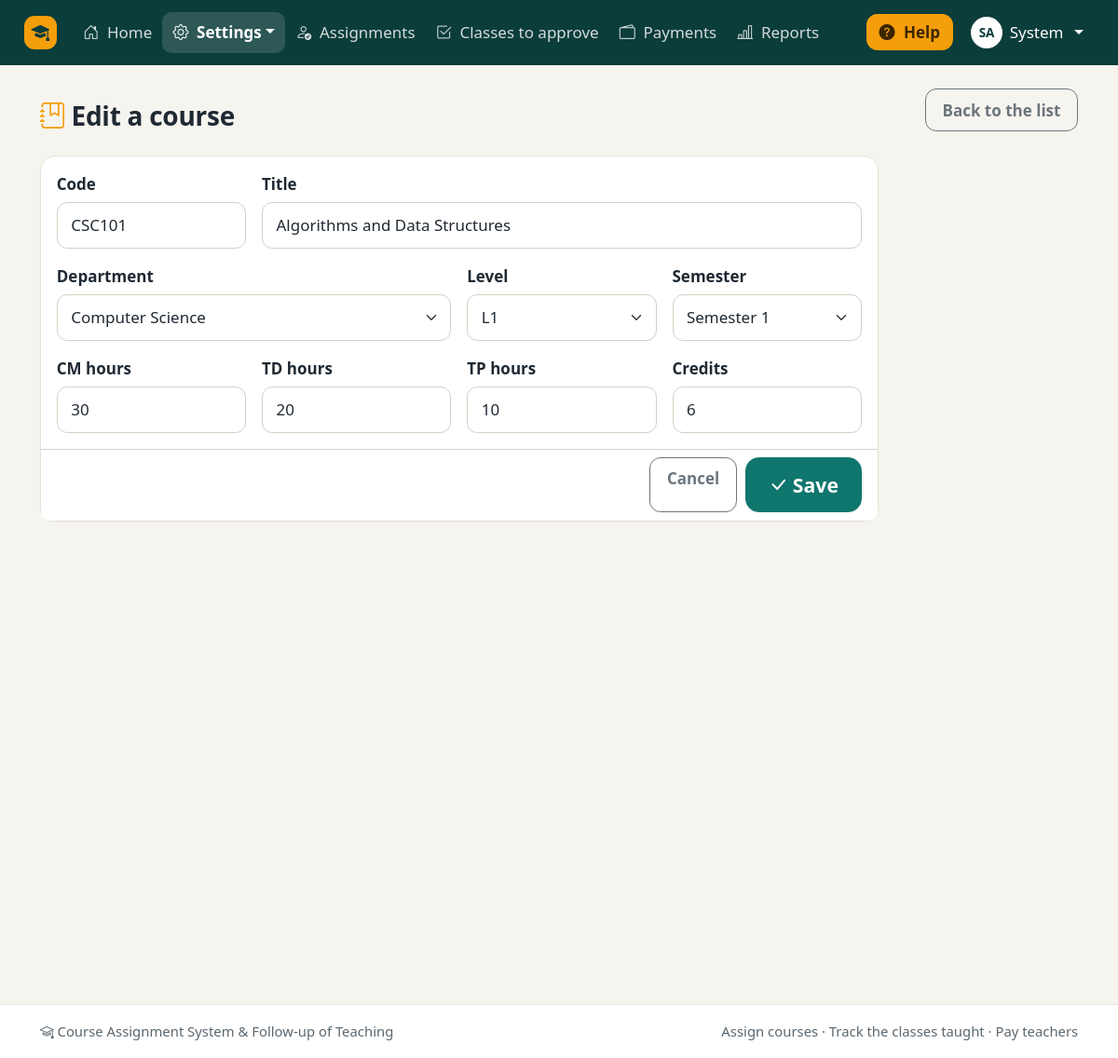
The app's page /admin/course_form.php?id=1 (signed in) with its own data.
### tables this page shows
CREATE TABLE users (
    id             INT AUTO_INCREMENT PRIMARY KEY,
    last_name      VARCHAR(80)  NOT NULL,
    first_name     VARCHAR(80)  NOT NULL,
    email          VARCHAR(150) NOT NULL UNIQUE,
    password_hash  VARCHAR(255) NOT NULL,
    role           ENUM('admin','head','teacher','accountant') NOT NULL DEFAULT 'teacher',
    department_id  INT NULL,
    academic_rank  VARCHAR(50) NULL,
    max_load       INT NOT NULL DEFAULT 0,
    phone          VARCHAR(30) NULL,
    is_active      TINYINT(1) NOT NULL DEFAULT 1,
    created_at     DATETIME NOT NULL DEFAULT CURRENT_TIMESTAMP,
    CONSTRAINT fk_user_department FOREIGN KEY (department_id) REFERENCES departments(id) ON DELETE SET NULL
);

CREATE TABLE courses (
    id             INT AUTO_INCREMENT PRIMARY KEY,
    code           VARCHAR(20)  NOT NULL UNIQUE,
    title          VARCHAR(150) NOT NULL,
    department_id  INT NOT NULL,
    level          VARCHAR(5)   NOT NULL,
    semester       TINYINT      NOT NULL,
    cm_hours       INT NOT NULL DEFAULT 0,
    td_hours       INT NOT NULL DEFAULT 0,
    tp_hours       INT NOT NULL DEFAULT 0,
    credits        INT NOT NULL DEFAULT 0,
    is_active      TINYINT(1) NOT NULL DEFAULT 1,
    CONSTRAINT fk_course_department FOREIGN KEY (department_id) REFERENCES departments(id)
);

### includes/auth.php (called while the page is built, shortened)
<?php
require_once __DIR__ . '/functions.php';
function require_login(): array
{
    $user = current_user();
    return $user;
}
function require_role(array $roles): array
{
    $user = require_login();
    return $user;
}

### admin/course_form.php (the view, shortened to what this page needs)
<?php
require_once __DIR__ . '/../includes/auth.php';
$user = require_role(['admin']);
$id = (int) get('id');
$existing = $id ? db_one('SELECT * FROM courses WHERE id = ?', 'i', [$id]) : null;
$data = $existing ?? [
    'code' => '', 'title' => '', 'department_id' => '', 'level' => 'L1', 'semester' => 1,
    'cm_hours' => 0, 'td_hours' => 0, 'tp_hours' => 0, 'credits' => 0,
];
$departments = db_all('SELECT * FROM departments ORDER BY name');
$page_title = $existing ? 'Edit a course' : 'New course';
$nav_active = 'admin/courses.php';
require __DIR__ . '/../includes/header.php';
?>
<div class="page-header">
    <h1><?= icon('journal-bookmark', 'greeting-icon') ?><?= e($page_title) ?></h1>
    <a href="<?= e(url('admin/courses.php')) ?>" class="btn btn-outline-secondary">Back to the list</a>
</div>
<form method="post" class="card needs-validation" novalidate style="max-width: 900px">
    <div class="card-body row g-3">
        <div class="col-md-3">
            <label for="code" class="form-label">Code</label>
            <input type="text" class="form-control text-uppercase" id="code" name="code" value="<?= e($data['code']) ?>"
                   required pattern="[A-Za-z0-9\-]{3,20}" maxlength="20">
        </div>
        <div class="col-md-9">
            <label for="title" class="form-label">Title</label>
            <input type="text" class="form-control" id="title" name="title" value="<?= e($data['title']) ?>" required maxlength="150">
        </div>
        <div class="col-md-6">
            <label for="department_id" class="form-label">Department</label>
            <select class="form-select" id="department_id" name="department_id" required>
                <?php foreach ($departments as $d): ?>
                    <option value="<?= (int) $d['id'] ?>"<?= selected($data['department_id'], $d['id']) ?>><?= e($d['name']) ?></option>
                <?php endforeach; ?>
            </select>
        </div>
        <div class="col-6 col-md-3">
            <label for="level" class="form-label">Level</label>
            <select class="form-select" id="level" name="level" required>
                <?php foreach (LEVELS as $n): ?><option value="<?= e($n) ?>"<?= selected($data['level'], $n) ?>><?= e($n) ?></option><?php endforeach; ?>
            </select>
        </div>
        <div class="col-6 col-md-3">
            <label for="semester" class="form-label">Semester</label>
            <select class="form-select" id="semester" name="semester" required>
                <option value="1"<?= selected($data['semester'], 1) ?>>Semester 1</option>
            </select>
        </div>
        <div class="col-6 col-md-3">
            <label for="cm_hours" class="form-label">CM hours</label>
            <input type="number" class="form-control" id="cm_hours" name="cm_hours" min="0" max="500" step="1" value="<?= e($data['cm_hours']) ?>" required>
        </div>
        <div class="col-6 col-md-3">
            <label for="td_hours" class="form-label">TD hours</label>
            <input type="number" class="form-control" id="td_hours" name="td_hours" min="0" max="500" step="1" value="<?= e($data['td_hours']) ?>" required>
        </div>
        <div class="col-6 col-md-3">
            <label for="tp_hours" class="form-label">TP hours</label>
            <input type="number" class="form-control" id="tp_hours" name="tp_hours" min="0" max="500" step="1" value="<?= e($data['tp_hours']) ?>" required>
        </div>
        <div class="col-6 col-md-3">
            <label for="credits" class="form-label">Credits</label>
            <input type="number" class="form-control" id="credits" name="credits" min="0" max="60" step="1" value="<?= e($data['credits']) ?>" required>
        </div>
    </div>
    <div class="card-footer bg-white d-flex justify-content-end gap-2">
        <a href="<?= e(url('admin/courses.php')) ?>" class="btn btn-outline-secondary">Cancel</a>
        <button type="submit" class="btn btn-primary btn-lg"><?= icon('check-lg') ?>Save</button>
    </div>
</form>
<?php require __DIR__ . '/../includes/footer.php'; ?>

### includes/header.php (shortened to what this page needs)
<?php
$user = current_user();
$page_title = $page_title ?? APP_NAME;
$body_class = $body_class ?? '';
$scriptPath = ltrim(substr($_SERVER['SCRIPT_NAME'] ?? '', strlen(rtrim(BASE_URL, '/'))), '/');
$nav_active = $nav_active ?? $scriptPath;
$teachingMenu = ['My teaching', [
    ['My courses and workload', 'teacher/dashboard.php', 'journal-text'],
    ['My classes', 'teacher/sessions.php', 'clock-history'],
    ['My money', 'teacher/payments.php', 'wallet2'],
], 'person-workspace'];
$menus = [
    'admin' => [
        ['Home', 'admin/dashboard.php', 'house-door'],
        ['Settings', [
            ['Users', 'admin/users.php', 'people'],
            ['Departments', 'admin/departments.php', 'building'],
            ['Courses', 'admin/courses.php', 'journal-bookmark'],
            ['Academic years', 'admin/years.php', 'calendar3'],
            ['Hourly rates', 'admin/rates.php', 'cash-coin'],
        ], 'gear'],
        ['Assignments', 'admin/assignments.php', 'person-check'],
        ['Classes to approve', 'head/sessions_validation.php', 'check2-square'],
        ['Payments', 'accountant/payments.php', 'wallet2'],
        ['Reports', 'admin/reports.php', 'bar-chart-line'],
    ],
    'head' => [
        ['Home', 'head/dashboard.php', 'house-door'],
        ['Assignments', 'head/assignments.php', 'person-check'],
        ['Courses', 'admin/courses.php', 'journal-bookmark'],
        ['Classes to approve', 'head/sessions_validation.php', 'check2-square'],
        ['Reports', 'admin/reports.php', 'bar-chart-line'],
        $teachingMenu,
    ],
    'teacher' => [
        ['Home', 'teacher/dashboard.php', 'house-door'],
        ['My classes', 'teacher/sessions.php', 'clock-history'],
        ['My money', 'teacher/payments.php', 'wallet2'],
    ],
    'accountant' => [
        ['Home', 'accountant/dashboard.php', 'house-door'],
        ['Payments', 'accountant/payments.php', 'wallet2'],
        ['New payment', 'accountant/payment_form.php', 'plus-circle'],
        ['Payment statements', 'accountant/statements.php', 'printer'],
    ],
];
$menu = $user ? ($menus[$user['role']] ?? []) : [];
?>
<!doctype html>
<html lang="en">
<head>
    <link rel="stylesheet" href="<?= e(url('assets/vendor/bootstrap/css/bootstrap.min.css')) ?>">
    <link rel="stylesheet" href="<?= e(url('assets/vendor/bootstrap-icons/bootstrap-icons.min.css')) ?>">
    <link rel="stylesheet" href="<?= e(url('assets/css/style.css')) ?>">
    <link rel="stylesheet" href="<?= e(url('assets/css/print.css')) ?>" media="print">
</head>
<body class="<?= e($body_class) ?>">
<?php if ($user): ?>
<nav class="navbar navbar-expand-xl navbar-dark app-navbar no-print">
    <div class="container-fluid px-lg-4">
        <a class="navbar-brand" href="<?= e(url(dashboard_path($user['role']))) ?>">
            <span class="brand-mark"><?= icon('mortarboard-fill') ?></span>
        </a>
        <div class="collapse navbar-collapse" id="mainNav">
            <ul class="navbar-nav me-auto mb-2 mb-xl-0">
                <?php foreach ($menu as [$label, $target, $iconName]): ?>
                    <?php if (is_array($target)):
                        $isActive = in_array($nav_active, array_column($target, 1), true); ?>
                        <li class="nav-item dropdown">
                            <a class="nav-link dropdown-toggle<?= $isActive ? ' active' : '' ?>" href="#" role="button"
                               data-bs-toggle="dropdown" aria-expanded="false"><?= icon($iconName) ?> <?= e($label) ?></a>
                        </li>
                    <?php else: ?>
                        <li class="nav-item">
                            <a class="nav-link<?= $nav_active === $target ? ' active' : '' ?>"
                               <?= $nav_active === $target ? 'aria-current="page"' : '' ?>
                               href="<?= e(url($target)) ?>"><?= icon($iconName) ?> <?= e($label) ?></a>
                        </li>
                    <?php endif; ?>
                <?php endforeach; ?>
            </ul>
            <div class="d-flex flex-wrap align-items-center gap-2">
                <button type="button" class="btn btn-help" data-bs-toggle="offcanvas" data-bs-target="#helpPanel" aria-controls="helpPanel">
                    <?= icon('question-circle-fill') ?> Help
                </button>
                <div class="dropdown">
                    <a class="nav-link dropdown-toggle text-white user-chip" href="#" role="button" data-bs-toggle="dropdown" aria-expanded="false">
                        <span class="avatar"><?= e(mb_strtoupper(mb_substr($user['first_name'], 0, 1) . mb_substr($user['last_name'], 0, 1))) ?></span>
                        <span><?= e($user['first_name']) ?></span>
                    </a>
                </div>
            </div>
        </div>
    </div>
</nav>
<?php endif; ?>
<main class="<?= $user ? 'container-xl py-4' : 'guest-main' ?>">

### assets/css/style.css (style rules this page uses)
:root { --app-teal: #0f766e; --app-teal-dark: #115e59; --app-teal-deep: #0b3d3a; --app-teal-soft: #e6f4f1; --app-amber: #f59e0b; --app-amber-soft: #fff4dc; --app-ink: #1f2933; --app-muted: #5b6770; --app-bg: #f6f4ef; --app-line: #e7e2d8; --app-radius: 16px; --bs-primary: #0f766e; --bs-primary-rgb: 15, 118, 110; --bs-link-color: #0f766e; --bs-link-color-rgb: 15, 118, 110; --bs-link-hover-color: #115e59; --bs-body-color: #1f2933; --bs-secondary-color: #5b6770; --bs-border-radius: .65rem; --bs-border-radius-lg: .9rem; --bs-focus-ring-color: rgba(15, 118, 110, .3); }
html { font-size: 106.25%; }
body { background: var(--app-bg); color: var(--app-ink); min-height: 100vh; display: flex; flex-direction: column; line-height: 1.55; }
main { flex: 1; }
h1, h2, h3, .h1, .h2, .h3, .h4, .h5 { color: var(--app-ink); letter-spacing: -.01em; }
.btn { font-weight: 600; padding: .55rem 1.05rem; border-radius: .7rem; }
.btn-lg { padding: .75rem 1.4rem; border-radius: .85rem; }
.btn-primary { --bs-btn-bg: #0f766e; --bs-btn-border-color: #0f766e; --bs-btn-hover-bg: #115e59; --bs-btn-hover-border-color: #115e59; --bs-btn-active-bg: #0b4f4a; --bs-btn-active-border-color: #0b4f4a; --bs-btn-disabled-bg: #0f766e; --bs-btn-disabled-border-color: #0f766e; }
.app-navbar { background: var(--app-teal-deep); padding-top: .55rem; padding-bottom: .55rem; }
.app-navbar .navbar-brand { display: flex; align-items: center; gap: .55rem; font-weight: 700; }
.app-navbar .nav-link { color: rgba(255, 255, 255, .82); border-radius: .6rem; padding: .5rem .65rem !important; font-weight: 500; white-space: nowrap; }
.app-navbar .nav-link.active { color: #fff; background: rgba(255, 255, 255, .14); font-weight: 600; }
.brand-mark { display: inline-flex; align-items: center; justify-content: center; width: 2.1rem; height: 2.1rem; background: var(--app-amber); color: var(--app-teal-deep); font-size: 1.15rem; border-radius: .65rem; }
.btn-help { background: var(--app-amber); color: #3b2600; border: 0; padding: .4rem .8rem; }
.user-chip { display: flex; align-items: center; gap: .45rem; }
.avatar { display: inline-flex; align-items: center; justify-content: center; width: 2rem; height: 2rem; border-radius: 50%; background: #fff; color: var(--app-teal-deep); font-size: .8rem; font-weight: 700; }
.page-header { display: flex; flex-wrap: wrap; align-items: flex-end; justify-content: space-between; gap: 1rem; margin-bottom: 1.5rem; }
.page-header h1 { font-size: 1.65rem; font-weight: 700; margin: 0; }
.card { border: 1px solid var(--app-line); border-radius: var(--app-radius); box-shadow: 0 1px 2px rgba(31, 41, 51, .04); }
.form-label { font-weight: 600; margin-bottom: .35rem; }
.form-control, .form-select { padding: .65rem .85rem; border-color: #d6d0c4; border-radius: .65rem; }

### assets/css/print.css (style rules this page uses)
body { background: #fff !important; font-size: 11pt; color: #000; }
.no-print, .app-navbar, .app-footer, .filters, .btn, .alert-dismissible { display: none !important; }
main.container-xl { max-width: none !important; padding: 0 !important; }
.card, .print-sheet { box-shadow: none !important; padding: 0 !important; }
a { color: #000; text-decoration: none; }

### records on screen
users: first_name+last_name "SA", first_name "System"
courses: code "CSC101", title "Algorithms and Data Structures", level "L1", cm_hours "30", td_hours "20", tp_hours "10", credits "6"

### other values on screen
$label "Home"
$label "Settings"
$label "Assignments"
$label "Classes to approve"
$label "Payments"
$label "Reports"
$page_title "Edit a course"
APP_NAME "Course Assignment System & Follow-up of Teaching"
form field department_id "Computer Science"
